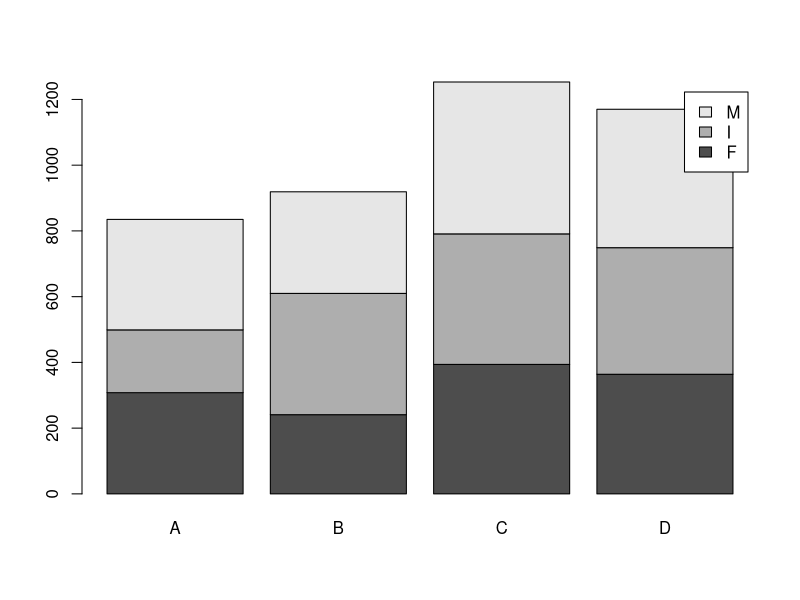
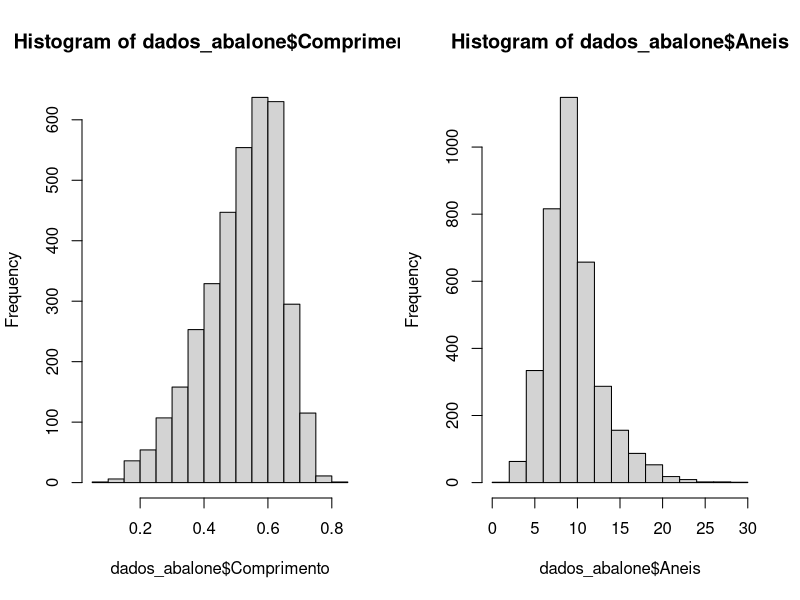
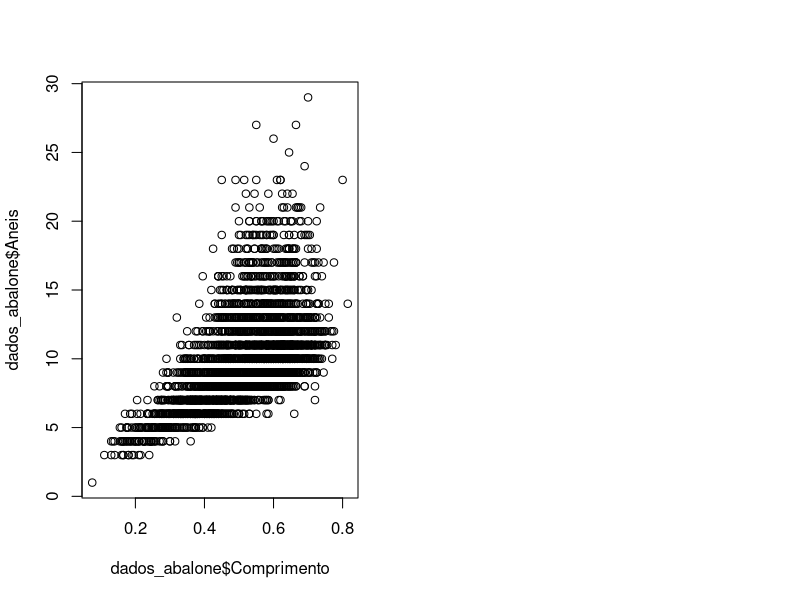

These charts were generated, in order, by the following R code:
## ---- chunk 1
dados_abalone <- read.csv('dados_abalone.csv',header = TRUE, dec = '.')
## ---- chunk 2
str(dados_abalone)
summary(dados_abalone)
## ---- chunk 3
tab_area <- table(dados_abalone$Area)
tab_area
## ---- chunk 4
tab_sexo <- table(dados_abalone$Sexo)
tab_sexo/length(dados_abalone$Sexo)
## ---- chunk 5
tab_sex_area <- with(dados_abalone, table(Sexo, Area))
tab_sex_area

## ---- chunk 6
barplot(tab_sex_area, legend = TRUE)
## ---- chunk 7
par(mfrow = c(1,2))
hist(dados_abalone$Comprimento)
hist(dados_abalone$Aneis)
## ---- chunk 8
plot(x = dados_abalone$Comprimento, y = dados_abalone$Aneis)
## ---- chunk 9
dados_sem_NA <- subset(dados_abalone, dados_abalone$Aneis != "NA")
length(dados_sem_NA$Aneis)

## ---- chunk 10
mean(dados_sem_NA$Aneis)
mean(dados_sem_NA$Comprimento)
## ---- chunk 11
var(dados_sem_NA$Aneis)
var(dados_sem_NA$Comprimento)
## ---- chunk 12
dados_A <- subset(dados_sem_NA, dados_sem_NA$Area == 'A')
summary(dados_A)

dados_B <- subset(dados_sem_NA, dados_sem_NA$Area == 'B')
summary(dados_B)

dados_C <- subset(dados_sem_NA, dados_sem_NA$Area == 'C')
summary(dados_C)

dados_D <- subset(dados_sem_NA, dados_sem_NA$Area == 'D')
summary(dados_D)
## ---- chunk 13
with(dados_sem_NA, tapply(Aneis, Sexo, mean))
## ---- chunk 14
with(dados_sem_NA, tapply(Aneis, Area, mean))
## ---- chunk 15

## ---- chunk 16
dados_novo <- data.frame(with(dados_sem_NA, tapply(Aneis, Area, mean)))
str(dados_novo)

dados_novo
## ---- chunk 17

## ---- chunk 18
tam_amostra_aneis <- length(dados_sem_NA$Aneis)
med_aneis <- mean(dados_sem_NA$Aneis)
var_aneis <- var(dados_sem_NA$Aneis)
## ---- chunk 19

## ---- chunk 20

## ---- chunk 21

## ---- chunk 22

## ---- chunk 23

